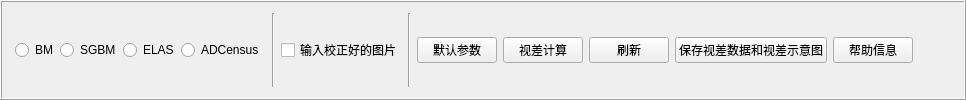
    <widget class="QFrame" name="frame">
     <property name="frameShape">
      <enum>QFrame::Box</enum>
     </property>
     <property name="frameShadow">
      <enum>QFrame::Raised</enum>
     </property>
     <layout class="QHBoxLayout" name="horizontalLayout_12">
      <item>
       <widget class="QFrame" name="frame_8">
        <layout class="QHBoxLayout" name="horizontalLayout">
         <property name="spacing">
          <number>2</number>
         </property>
         <property name="leftMargin">
          <number>2</number>
         </property>
         <property name="topMargin">
          <number>2</number>
         </property>
         <property name="rightMargin">
          <number>2</number>
         </property>
         <property name="bottomMargin">
          <number>2</number>
         </property>
         <item>
          <widget class="QRadioButton" name="radioButton_BM">
           <property name="text">
            <string>BM</string>
           </property>
          </widget>
         </item>
         <item>
          <widget class="QRadioButton" name="radioButton_SGBM">
           <property name="text">
            <string>SGBM</string>
           </property>
          </widget>
         </item>
         <item>
          <widget class="QRadioButton" name="radioButton_ELAS">
           <property name="text">
            <string>ELAS</string>
           </property>
          </widget>
         </item>
         <item>
          <widget class="QRadioButton" name="radioButton_ADC">
           <property name="text">
            <string>ADCensus</string>
           </property>
          </widget>
         </item>
        </layout>
       </widget>
      </item>
      <item>
       <widget class="Line" name="line">
        <property name="orientation">
         <enum>Qt::Vertical</enum>
        </property>
       </widget>
      </item>
      <item>
       <widget class="QCheckBox" name="checkBox_RectifiedInput">
        <property name="text">
         <string>输入校正好的图片</string>
        </property>
       </widget>
      </item>
      <item>
       <widget class="Line" name="line_3">
        <property name="orientation">
         <enum>Qt::Vertical</enum>
        </property>
       </widget>
      </item>
      <item>
       <widget class="QPushButton" name="pushButton_MatchDefault">
        <property name="minimumSize">
         <size>
          <width>0</width>
          <height>20</height>
         </size>
        </property>
        <property name="text">
         <string>默认参数</string>
        </property>
       </widget>
      </item>
      <item>
       <widget class="QPushButton" name="pushButton_MatchChooseFiles">
        <property name="minimumSize">
         <size>
          <width>0</width>
          <height>20</height>
         </size>
        </property>
        <property name="text">
         <string>视差计算</string>
        </property>
       </widget>
      </item>
      <item>
       <widget class="QPushButton" name="pushButton_RefreshStereoMatch">
        <property name="text">
         <string>刷新</string>
        </property>
       </widget>
      </item>
      <item>
       <widget class="QPushButton" name="pushButton_Save">
        <property name="text">
         <string>保存视差数据和视差示意图</string>
        </property>
       </widget>
      </item>
      <item>
       <widget class="QPushButton" name="pushButton_Help">
        <property name="text">
         <string>帮助信息</string>
        </property>
       </widget>
      </item>
      <item>
       <spacer name="horizontalSpacer">
        <property name="orientation">
         <enum>Qt::Horizontal</enum>
        </property>
        <property name="sizeHint" stdset="0">
         <size>
          <width>40</width>
          <height>20</height>
         </size>
        </property>
       </spacer>
      </item>
     </layout>
    </widget>
